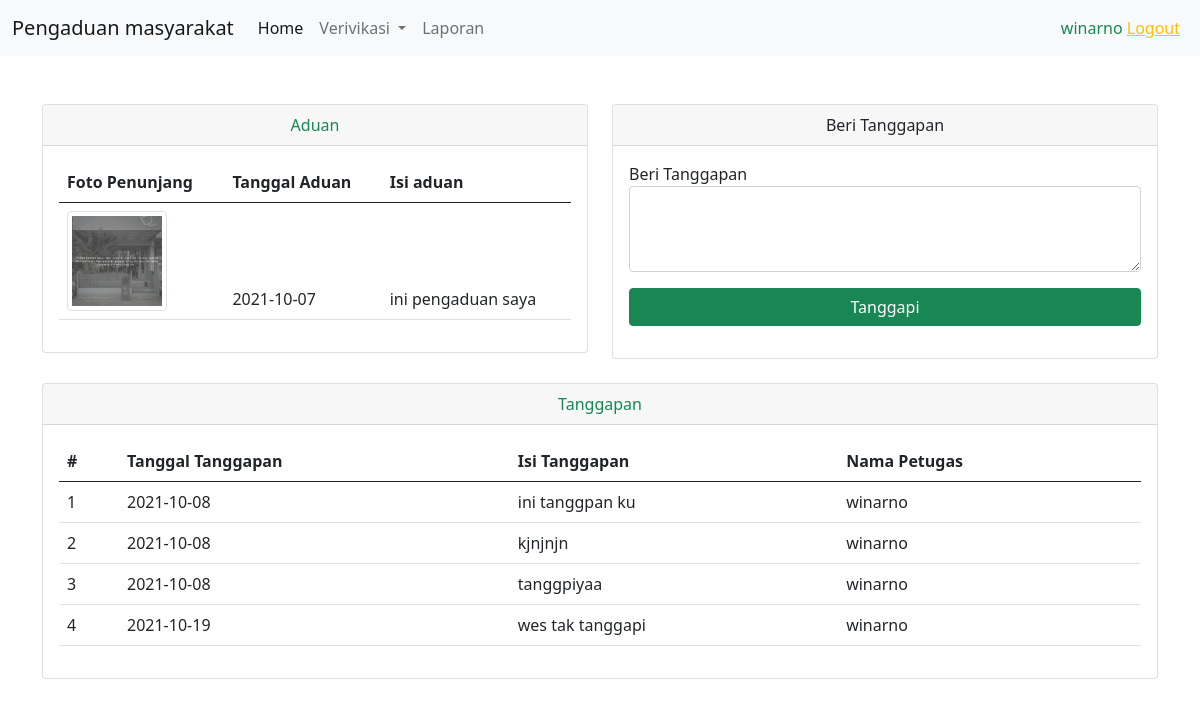
/administrator/tanggapan.php?id=20 (signed in), run on the app's committed database.
### tables this page shows
CREATE TABLE `pengaduan` (
  `id_pengaduan` int(11) NOT NULL,
  `tgl_pengaduan` date DEFAULT NULL,
  `nik` char(16) DEFAULT NULL,
  `isi_laporan` text DEFAULT NULL,
  `foto` varchar(255) DEFAULT NULL,
  `status` enum('0','proses','selesai') DEFAULT NULL
);

CREATE TABLE `tanggapan` (
  `id_tanggapan` int(11) NOT NULL,
  `id_pengaduan` int(11) DEFAULT NULL,
  `tgl_tanggapan` date DEFAULT NULL,
  `tanggapan` text DEFAULT NULL,
  `id_petugas` int(11) DEFAULT NULL
);

CREATE TABLE `petugas` (
  `id_petugas` int(11) NOT NULL,
  `nama_petugas` varchar(35) DEFAULT NULL,
  `username` varchar(25) DEFAULT NULL,
  `password` varchar(225) DEFAULT NULL,
  `telp` varchar(13) DEFAULT NULL,
  `level` enum('admin','petugas') DEFAULT NULL
);

### administrator/tanggapan.php (the view, shortened to what this page needs)
<?php
require '../lib/koneksi.php';
if (empty($_GET['id'])) {
    header('Location:index.php');
} else {
    $id = $_GET['id'];
    $aduan = mysqli_query($conn, "SELECT * FROM pengaduan WHERE id_pengaduan=$id");
    mysqli_fetch_assoc($aduan);
    $id = $_GET['id'];
    $tanggapan = mysqli_query($conn, "SELECT  t.id_tanggapan as id_tanggapan,t.id_pengaduan as id_pengaduan,t.tgl_tanggapan as tgl_tanggapan,t.tanggapan as tanggapan,p.nama_petugas as nama_petugas  FROM tanggapan t JOIN petugas p WHERE  t.id_petugas=p.id_petugas AND id_pengaduan=$id");
}
?>
<!DOCTYPE html>
<html lang="en">
<head>
    <link rel="stylesheet" href="../assets/css/bootstrap.css">
</head>
<body>
    <nav class="navbar navbar-expand-lg navbar-light bg-light mb-5">
        <div class="container-fluid">
            <a class="navbar-brand" href="#">Pengaduan masyarakat</a>
            <div class="collapse navbar-collapse" id="navbarSupportedContent">
                <ul class="navbar-nav me-auto mb-2 mb-lg-0">
                    <li class="nav-item">
                        <a class="nav-link active" aria-current="page" href="#">Home</a>
                    </li>
                    <li class="nav-item dropdown">
                        <a class="nav-link dropdown-toggle" href="#" id="navbarDropdown" role="button" data-bs-toggle="dropdown" aria-expanded="false">
                            Verivikasi
                        </a>
                    </li>
                    <li class="nav-item">
                        <a class="nav-link" href="../laporan.php">Laporan</a>
                    </li>
                </ul>
                <div class="justify-content-end mx-2">
                    <div class="text-success"><?= $_SESSION['nama_petugas']; ?>
                        <a href="../logout.php" class="text-warning">Logout</a>
                    </div>
                </div>
            </div>
        </div>
    </nav>
    <div class="container">
        <div class="row justify-content-center align-middle">
            <div class="col-md-6">
                <div class="card">
                    <div class="card-header">
                        <center>
                            <div class="text-success">Aduan</div>
                        </center>
                    </div>
                    <div class="card-body">
                        <table class="table">
                            <?php foreach ($aduan as $adukan) : ?>
                                <thead>
                                    <tr>
                                        <th>Foto Penunjang</th>
                                        <th>Tanggal Aduan</th>
                                        <th>Isi aduan</th>
                                    </tr>
                                    <thead>
                                        <tr>
                                            <td>
                                                <img src="../assets/img/<?= $adukan['foto']; ?>" class="img img-thumbnail" alt="" width="100px">
                                            </td>
                                            <td>
                                                <?= $adukan['tgl_pengaduan']; ?>
                                            </td>
                                            <td>
                                                <?= $adukan['isi_laporan']; ?>
                                            </td>
                                        </tr>
                                    <?php endforeach; ?>
                                    </thead>
                                </thead>
                        </table>
                    </div>
                </div>
            </div>
            <div class="col-md-6">
                <div class="card">
                    <div class="card-header">
                        <center>Beri Tanggapan</center>
                    </div>
                    <div class="card-body">
                        <div class="form">
                            <form action="" method="POST">
                                <div class="form-group mb-3">
                                    <label for="">Beri Tanggapan</label>
                                    <textarea name="tanggapan" id="" class="form-control" cols="30" rows="3"></textarea>
                                </div>
                                <div class="mb-3 d-grid gap-2">
                                    <button type="submit" class="btn btn-success" name="submit">Tanggapi</button>
                                </div>
                        </div>
                    </div>
                </div>
            </div>
        </div>
        <div class="row justify-content-center align-middle mt-4">
            <div class="col-md-12">
                <div class="card">
                    <div class="card-header">
                        <center>
                            <div class="text-success">Tanggapan</div>
                        </center>
                    </div>
                    <div class="card-body">
                        <table class="table">
                            <thead>
                                <tr>
                                    <th>#</th>
                                    <th>Tanggal Tanggapan</th>
                                    <th>Isi Tanggapan</th>
                                    <th>Nama Petugas</th>
                                </tr>
                            </thead>
                            <tbody>
                                <?php $i = 1;
                                foreach ($tanggapan as $ta) : ?>
                                    <tr>
                                        <td><?= $i++; ?></td>
                                        <td><?= $ta['tgl_tanggapan']; ?></td>
                                        <td><?= $ta['tanggapan']; ?></td>
                                        <td><?= $ta['nama_petugas']; ?></td>
                                    </tr>
                                <?php endforeach; ?>
                            </tbody>
                        </table>
                    </div>
                </div>
            </div>
        </div>
    </div>
</body>
</html>

### data on the page
pengaduan: foto (picture), tgl_pengaduan "2021-10-07", isi_laporan "ini pengaduan saya"
tanggapan: tgl_tanggapan "2021-10-08", tanggapan "ini tanggpan ku", id_petugas.nama_petugas "winarno"
tanggapan: tgl_tanggapan "2021-10-08", tanggapan "kjnjnjn", id_petugas.nama_petugas "winarno"
tanggapan: tgl_tanggapan "2021-10-08", tanggapan "tanggpiyaa", id_petugas.nama_petugas "winarno"
tanggapan: tgl_tanggapan "2021-10-19", tanggapan "wes tak tanggapi", id_petugas.nama_petugas "winarno"

### other printed values
$_SESSION['nama_petugas'] "winarno"
